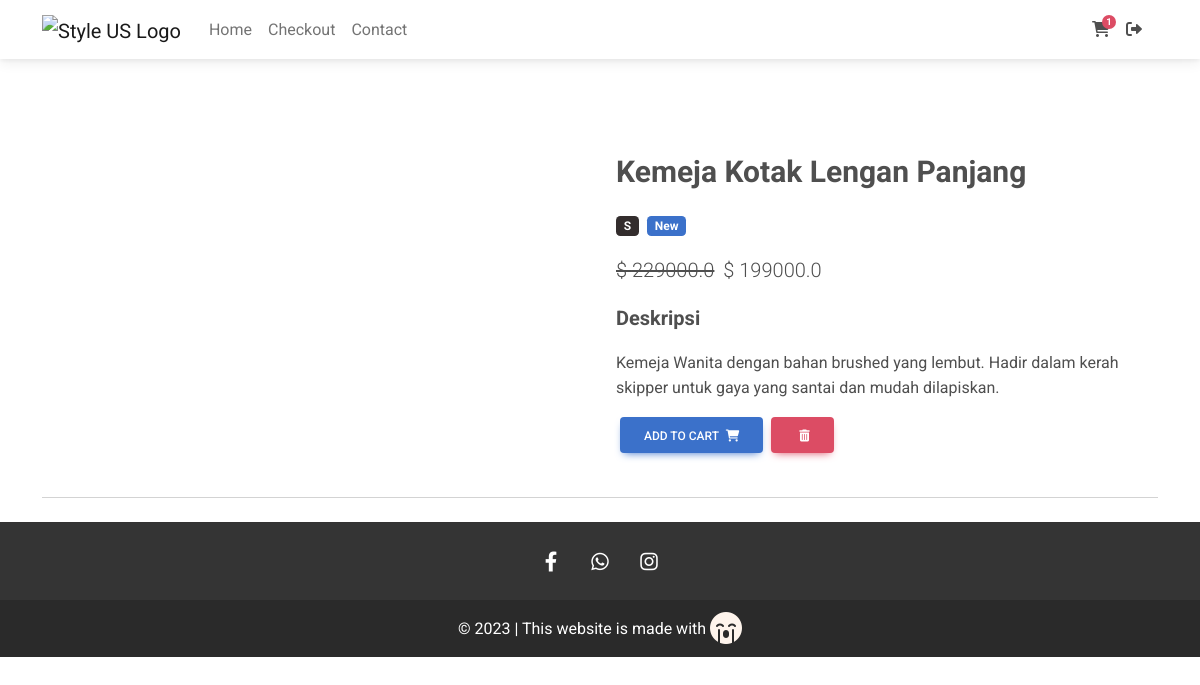
Screenshot of /product/Kemeja-kotak/ (signed in) with the database file from the repository.
### toko/models.py (models this page shows, shortened)
class Order(models.Model):
    user = models.ForeignKey(User, on_delete=models.CASCADE)
    produk_items = models.ManyToManyField(OrderProdukItem)
    tanggal_mulai = models.DateTimeField(auto_now_add=True)
    tanggal_order = models.DateTimeField(blank=True, null=True)
    ordered = models.BooleanField(default=False)
    alamat_pengiriman = models.ForeignKey('AlamatPengiriman', on_delete=models.SET_NULL, blank=True, null=True)
    payment = models.ForeignKey('Payment', on_delete=models.SET_NULL, blank=True, null=True)

class ProdukItem(models.Model):
    nama_produk = models.CharField(max_length=100)
    harga = models.FloatField()
    harga_diskon = models.FloatField(blank=True, null=True)
    slug = models.SlugField(unique=True)
    deskripsi = models.TextField()
    gambar = models.ImageField(upload_to='product_pics')
    label = models.CharField(choices=PILIHAN_LABEL, max_length=4)
    kategori = models.CharField(choices=PILIHAN_KATEGORI, max_length=2)
    def get_add_to_cart_url(self):
        return reverse("toko:add-to-cart", kwargs={
            "slug": self.slug
            })
    def get_remove_from_cart_url(self):
        return reverse("toko:remove-from-cart", kwargs={
            "slug": self.slug
            })

### toko/views.py (the view)
# urls.py: path('product/<slug>/', views.ProductDetailView.as_view(), name='produk-detail'),
class ProductDetailView(generic.DetailView):
    template_name = 'product_detail.html'
    queryset = ProdukItem.objects.all()

### toko/templatetags/cart_template_tags.py (called while the page is built)
@register.filter
def total_produk_dikeranjang(user):
    if user.is_authenticated:
        query = Order.objects.filter(user=user, ordered=False)
        if query.exists():
            return query[0].produk_items.count()
    return 0

### ecomm/templates/product_detail.html (shortened to what this page needs)
{% extends 'base.html' %}
{% block content%}
<main class="mt-6 pt-4">
    <div class="container mt-5">
        <div class="row">
            <div class="col-md-6 mb-4">
            </div>
            <div class="col-md-6 mb-4">
                <div class="p-1">
                    <div class="mb-3">
                        <strong><p style="font-size: 30px;">{{ object.nama_produk }}</p></strong>
                        <a href="">
                            <span class="badge bg-dark me-1">{{ object.get_kategori_display }}</span>
                        </a>
                        {% if object.label == 'NEW' %}
                        <a href="">
                            <span class="badge bg-{{ object.get_label_display }} me-1">New</span>
                        </a>
                        {% elif object.label == 'SALE' %}
                        <a href="">
                            <span class="badge bg-{{ object.get_label_display }} me-1">Sale</span>
                        </a>
                        {% else %}
                        <a href="">
                            <span class="badge bg-{{ object.get_label_display }} me-1">Bestseller</span>
                        </a>
                        {% endif %}
                    </div>
                    <p class="lead">
                        {% if object.harga_diskon %}
                        <span class="me-1">
                            <del>$ {{ object.harga }}</del>
                        </span>
                        <span>$ {{ object.harga_diskon }}</span>
                        {% else %}
                        <span>$ {{ object.harga }}</span>
                        {% endif %}
                    </p>
                    <strong><p style="font-size: 20px;">Deskripsi</p></strong>
                    <p>{{ object.deskripsi }}</p>
                    <a href="{{ object.get_add_to_cart_url }}" class="btn btn-primary ms-1">
                        Add to cart
                        <i class="fas fa-shopping-cart ms-1"></i>
                    </a>
                    <a href="{{ object.get_remove_from_cart_url }}" class="btn btn-danger ms-1" >
                        <i class="fas fa-trash-can ms-1"></i>
                    </a>
                </div>
            </div>
        </div>
        <hr />
    </div>
</main>
{% endblock content%}

### ecomm/templates/navbar.html (shortened to what this page needs)
{% load cart_template_tags %}
<nav class="navbar fixed-top navbar-expand-lg navbar-light bg-white">
    <div class="container">
        <div class="collapse navbar-collapse" id="navbarSupportedContent1">
        <a class="navbar-brand mt-2 mt-sm-0" href="#">
            <img
            src="https://img.icons8.com/?size=512&id=66756&format=png"
            height="30"
            alt="Style US Logo"
            loading="lazy"
            />
        </a>
        <ul class="navbar-nav me-auto mb-2 mb-lg-0">
            <li class="nav-item active">
            <a class="nav-link " href="/">Home</a>
            </li>
            <li class="nav-item">
            <a class="nav-link" href="{% url 'toko:checkout' %}">Checkout</a>
            </li>
            <li class="nav-item">
                <a class="nav-link" href="{% url 'toko:contact-us' %}">Contact</a>
                </li>
        </ul>
        </div>
        <div class="d-flex align-items-center">
            {% if request.user.is_authenticated %}
                <a class="nav-link me-3" href="{% url 'toko:order-summary' %}">
                    <i class="fas fa-shopping-cart"></i>
                    <span class="badge rounded-pill badge-notification bg-danger">{{ request.user|total_produk_dikeranjang }}</span>
                </a>
                <a class="nav-link me-3" href="{% url 'account_logout' %}">
                    <i class="fas fa-right-from-bracket"></i>
                </a>
            {% else %}
                <a class="nav-link me-3" href="{% url 'account_login' %}">
                <i class="fas fa-right-to-bracket"></i>
            {% endif %}
        </div>
    </div>
</nav>

### rows the page displays
ProdukItem: nama_produk "Kemeja Kotak Lengan Panjang", kategori "S", harga "229000.0", harga_diskon "199000.0", deskripsi "Kemeja Wanita dengan bahan brushed yang lembut. Hadir dalam kerah skipper untuk gaya yang santai dan mudah dilapiskan."

### other values shown
{{ request.user|total_produk_dikeranjang }} "1"
